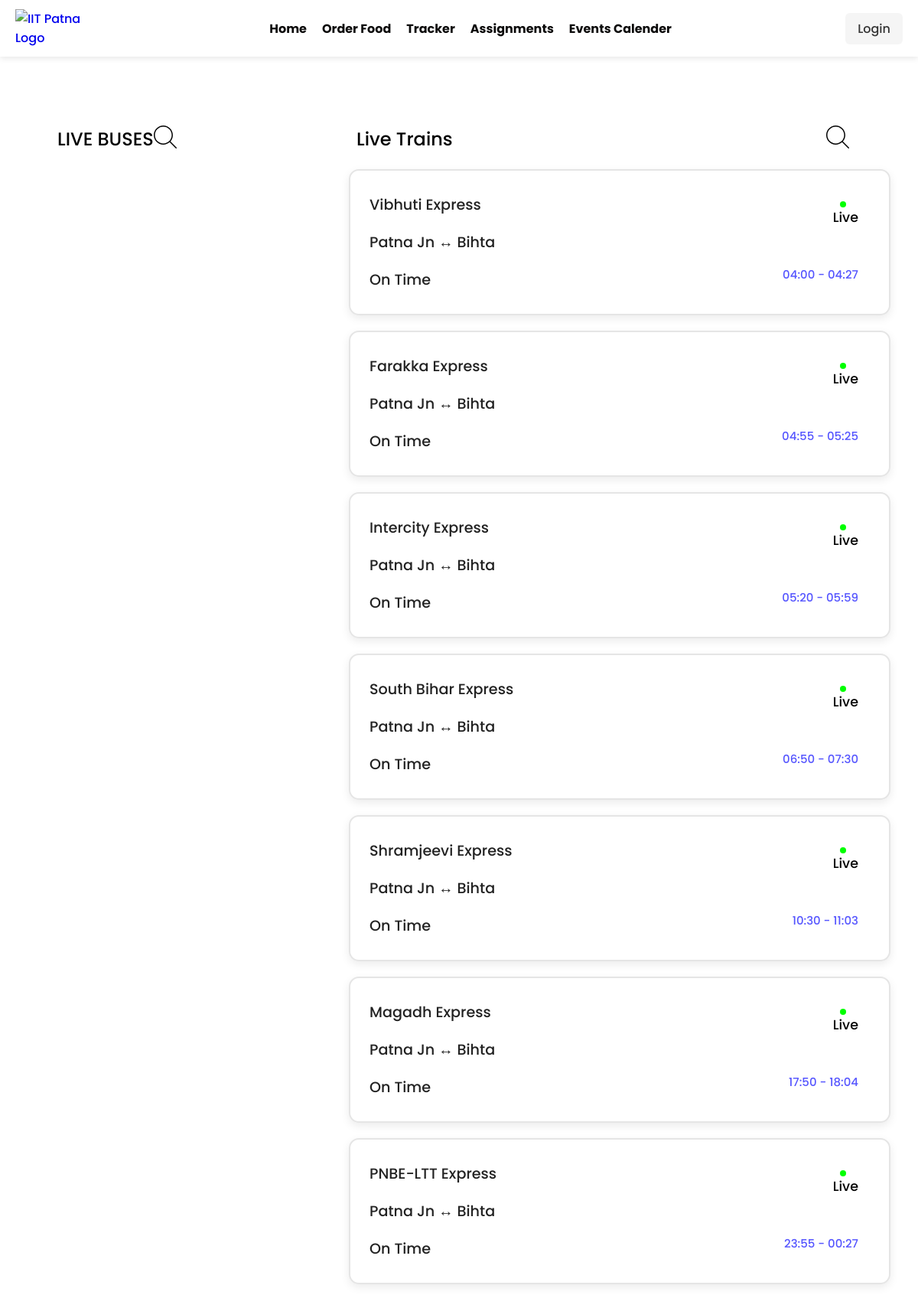
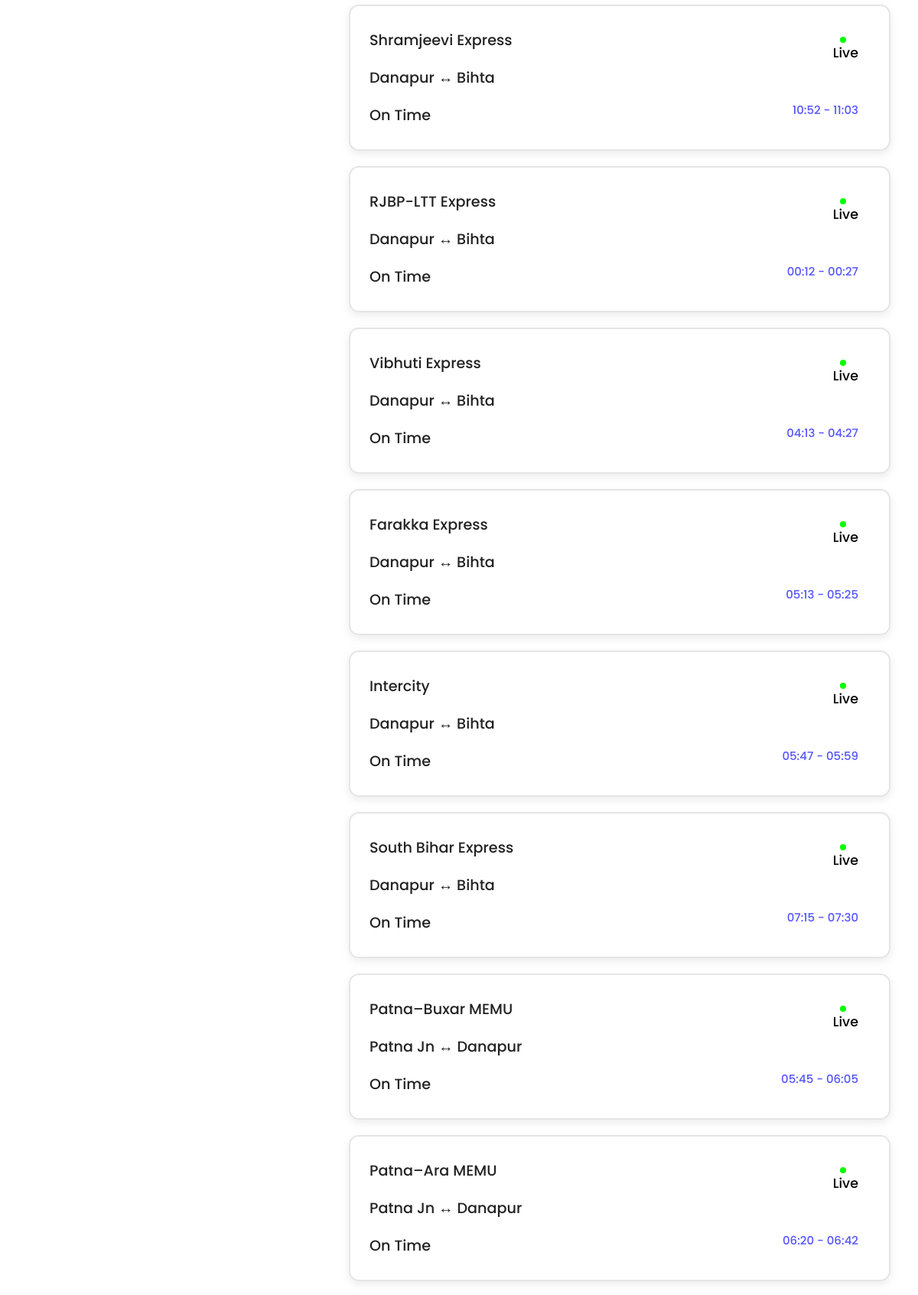
/tracker/ (upper part), run on the app's committed database (2 pictures, top to bottom).
### Transportation/models.py (models this page shows, shortened)
class Train(models.Model):
    name = models.CharField(max_length=100, null=True, blank=True, default=None)
    number = models.CharField(max_length=20, null=True, blank=True, default=None)
    platform = models.CharField(max_length=50, null=True, blank=True, default=None)
    from_location = models.CharField(max_length=100, null=True, blank=True, default=None)
    to_location = models.CharField(max_length=100, null=True, blank=True, default=None)
    status = models.CharField(max_length=50, choices=[
        ('Arriving', 'Arriving'),
        ('Delayed', 'Delayed'),
        ('On Time', 'On Time'),
    ], null=True, blank=True, default=None)
    departure_time = models.CharField(max_length=20, null=True, blank=True, default=None)
    arrival_time = models.CharField(max_length=20, null=True, blank=True, default=None)
    frequency = models.CharField(max_length=50, null=True, blank=True, default=None)
    days_running = models.CharField(max_length=100, null=True, blank=True, default=None)

### IITP_copanion_plus/views.py (the view)
# urls.py: path('tracker/', views.tracker_view, name='tracker'),
def tracker_view(request):
    now = datetime.now()
    bus_start_time = now - timedelta(minutes=10)
    bus_end_time = now + timedelta(hours=2)
    train_start_time = now - timedelta(hours=2)
    train_end_time = now + timedelta(hours=24)
    buses = []
    for bus in Bus.objects.all():
        try:
            dep_time = datetime.strptime(bus.departure_time, "%H:%M")
            bus_time_today = now.replace(hour=dep_time.hour, minute=dep_time.minute, second=0, microsecond=0)
            if bus_start_time <= bus_time_today <= bus_end_time:
                buses.append(bus)
        except Exception as e:
            print(f"❌ Skipping bus '{bus.name}' due to error: {e}")
            continue
    trains = []
    for train in Train.objects.all():
        try:
            dep_time = datetime.strptime(train.departure_time, "%H:%M")
            train_time_today = now.replace(hour=dep_time.hour, minute=dep_time.minute, second=0, microsecond=0)
            if train_start_time <= train_time_today <= train_end_time:
                trains.append(train)
        except Exception as e:
            print(f"❌ Skipping train '{train.name}' due to error: {e}")
            continue
    schedules = BusSchedule.objects.all()
    context = {
        'buses': buses,
        'trains': trains,
        'schedules': schedules,
    }
    return render(request, 'tracker.html', context)

### Webusers/context_processors.py (called while the page is built)
def users_context(request):
    user_id = request.session.get('user_id')
    webuser = None
    if user_id:
        try:
            webuser = Users.objects.get(id=user_id)
        except Users.DoesNotExist:
            pass
    return {'webuser': webuser}

### notifications/context_processors.py (called while the page is built, shortened)
def notification_context(request):
    user_id = request.session.get('user_id')
    if not user_id:
        return {'notifications': []}

### templates/tracker.html (shortened to what this page needs)
{% extends 'base.html' %}
{% load static %}
{% block content %}
<link rel="stylesheet" href="{% static '/css/tracker.css' %}">
<section class="tracker">
    <div class="Main-card">
        <div class="header-card">
            <h1>LIVE BUSES</h1>
            <a href="{% url 'search' %}">
                <img src="{% static '/tracking/search-svgrepo-com.svg' %}" alt="Search icon">
            </a>
        </div>
    </div>
    <div class="train">
        <div class="header-card">
            <h2>Live Trains</h2>
            <a href="{% url 'search' %}">
                <img src="{% static '/tracking/search-svgrepo-com.svg' %}" alt="Search icon">
            </a>
        </div>
        {% for train in trains %}
        <div class="card">
            <div class="left">
                <h3>{{ train.name }}</h3>
                <div class="location">
                    <h3>{{ train.from_location }} ↔ {{ train.to_location }}</h3>
                </div>
                <div class="status">
                    <h3><span>{{ train.status }}</span></h3>
                </div>
            </div>
            <div class="right">
                <div class="live">
                    <div class="dot"></div><h3>Live</h3>
                </div>
                <div class="time">{{ train.departure_time }} - {{ train.arrival_time }}</div>
            </div>
        </div>
        {% endfor %}
    </div>
</section>
{% endblock %}

### static/css/header.css (style rules this page uses)
body { margin: 0; padding: 0; font-family: "Poppins", sans-serif; background-color: #ffffff; }

### static/css/tracker.css (style rules this page uses)
* { margin: 0; padding: 0; font-family: "Poppins", sans-serif; font-weight: 500; font-style: normal; }
.tracker { padding: 60px; display: flex; justify-content: space-between; margin-bottom: 100px; }
.header-card { display: flex; justify-content: space-between; margin-top: 30px; }
.header-card h1 { padding-left: 15px; }
.header-card h2 { padding-left: 10px; }
.header-card img { width: 30px; padding-right: 30px; cursor: pointer; }
.card { display: flex; justify-content: space-between; align-items: center; border-radius: 13px; box-shadow: 0 4px 12px rgba(0, 0, 0, 0.08); border: 2px solid #e5e5e5; width: 100%; padding: 10px; margin-top: 20px; }
.left { margin: 0px; padding: 15px; display: flex; flex-direction: column; gap: 20px; width: 200px; }
.left h3 { font-size: 1.2rem; color: #222; }
.right { display: flex; gap: 50px; justify-content: space-between; align-items: flex-end; flex-direction: column; padding: 15px; margin: 15px; width: 370px; }
.right .dot { height: 8px; width: 8px; background-color: #00ff00; border-radius: 50%; margin-right: 6px; }
.live { display: flex; flex-direction: column; align-items: center; display: flex; align-items: center; justify-content: flex-end; font-size: 15px; }
.time { color: #5555ff; font-size: 15px; }

### data on the page
Train: name "Vibhuti Express", from_location "Patna Jn", to_location "Bihta", status "On Time", departure_time "04:00", arrival_time "04:27"
Train: name "Farakka Express", from_location "Patna Jn", to_location "Bihta", status "On Time", departure_time "04:55", arrival_time "05:25"
Train: name "Intercity Express", from_location "Patna Jn", to_location "Bihta", status "On Time", departure_time "05:20", arrival_time "05:59"
Train: name "South Bihar Express", from_location "Patna Jn", to_location "Bihta", status "On Time", departure_time "06:50", arrival_time "07:30"
Train: name "Shramjeevi Express", from_location "Patna Jn", to_location "Bihta", status "On Time", departure_time "10:30", arrival_time "11:03"
Train: name "Magadh Express", from_location "Patna Jn", to_location "Bihta", status "On Time", departure_time "17:50", arrival_time "18:04"
Train: name "PNBE-LTT Express", from_location "Patna Jn", to_location "Bihta", status "On Time", departure_time "23:55", arrival_time "00:27"
Train: name "Shramjeevi Express", from_location "Danapur", to_location "Bihta", status "On Time", departure_time "10:52", arrival_time "11:03"
Train: name "RJBP-LTT Express", from_location "Danapur", to_location "Bihta", status "On Time", departure_time "00:12", arrival_time "00:27"
Train: name "Vibhuti Express", from_location "Danapur", to_location "Bihta", status "On Time", departure_time "04:13", arrival_time "04:27"
Train: name "Farakka Express", from_location "Danapur", to_location "Bihta", status "On Time", departure_time "05:13", arrival_time "05:25"
Train: name "Intercity", from_location "Danapur", to_location "Bihta", status "On Time", departure_time "05:47", arrival_time "05:59"
Train: name "South Bihar Express", from_location "Danapur", to_location "Bihta", status "On Time", departure_time "07:15", arrival_time "07:30"
Train: name "Patna–Buxar MEMU", from_location "Patna Jn", to_location "Danapur", status "On Time", departure_time "05:45", arrival_time "06:05"
Train: name "Patna–Ara MEMU", from_location "Patna Jn", to_location "Danapur", status "On Time", departure_time "06:20", arrival_time "06:42"
